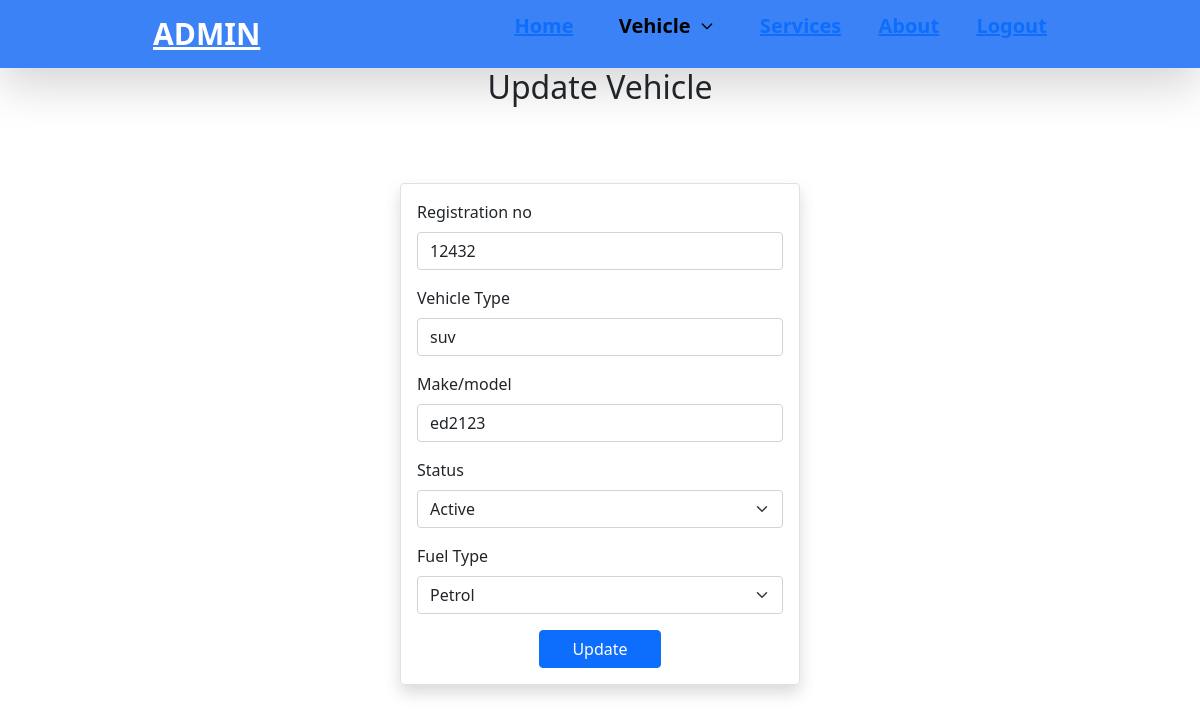
Page /updatevehicle.php?updateid=2 on the committed database.
### tables this page shows
CREATE TABLE `vehicle` (
  `Sno` int(30) NOT NULL,
  `Types` varchar(20) NOT NULL,
  `Model` varchar(30) NOT NULL,
  `Fuel` varchar(10) NOT NULL,
  `statuss` varchar(10) NOT NULL,
  `Reg` varchar(50) NOT NULL
);

### updatevehicle.php (the view, shortened to what this page needs)
<?php include "db_connect.php" ?>
<?php include "admin.php" ?>
<?php
$id=$_GET['updateid'];
$n="select * from vehicle where Sno=$id";
$update=mysqli_query($conn,$n);
?>
<!DOCTYPE html>
<html lang="en">
<head>
    <link href="https://cdn.jsdelivr.net/npm/bootstrap@5.1.3/dist/css/bootstrap.min.css" rel="stylesheet">
</head>
<body>
    <h3 class="text-center fs-2 mt-0">Update Vehicle</h3>
    <div class="d-flex justify-content-center align-items-center mx-auto" style="min-height:80vh">
        <form class="border shadow p-3 rounded col-sm-4 " method="post">
        <div class="mb-3 algin-self-center">
        <label for="exampleInputEmail1class" class="form-label">
        Registration no</label>
        <input type="text" value=
        <?php
        while($row=$update->fetch_array())
        {
        echo "".$row["Reg"]."";
        }
        ?>
        name="regno" class="form-control" id="exampleInputEmail1" aria-describedby="emailHelp">
        </div>
        <div class="mb-3">
        <label for="exampleInputEmail1"class="form-label">Vehicle Type</label>
        <input type="text"  value=
        <?php
        $n="select * from vehicle where Sno=$id";
        $update=mysqli_query($conn,$n);
        while($row=$update->fetch_array())
        {
        echo "".$row["Types"]."";
        }
        ?>
        name="type" class="form-control" id="exampleInputEmail1" aria-describedby="emailHelp">
        </div>
        <div class="mb-3">
        <label for="exampleInputEmail1"
        class="form-label">Make/model</label>
        <input type="text" value=
        <?php
        $n="select * from vehicle where Sno=$id";
        $update=mysqli_query($conn,$n);
        while($row=$update->fetch_array())
        {
        echo "".$row["Model"]."";
        }
        ?> name="make" class="form-control" id="exampleInputEmail1" aria-describedby="emailHelp">
        </div>
        <label for="exampleInputEmail1" class="form-label">Status</label>
        <select class="mb-3 form-select" aria-label="Default select example" name="status">
            <option selected value="Active">Active</option>
         </select>
         <label for="exampleInputEmail1"
         class="form-label">Fuel Type</label>
         <select class="mb-3 form-select" aria-label="Default select example" name="fuel">
        <option selected value=
        <?php
        $n="select * from vehicle where Sno=$id";
        $update=mysqli_query($conn,$n);
        while($row=$update->fetch_array())
        {
        echo "".$row["Fuel"]."";
        }
        ?>
        >Petrol</option>
         </select>
         <div class="d-flex justify-content-center row-cols-3 button">
         <button type="submit" class="btn btn-primary" name="post" >Update</button>
         </div>
  </div>
</body>
</html>

### rows in the picture
vehicle: regno "12432", type "suv", make "ed2123"
